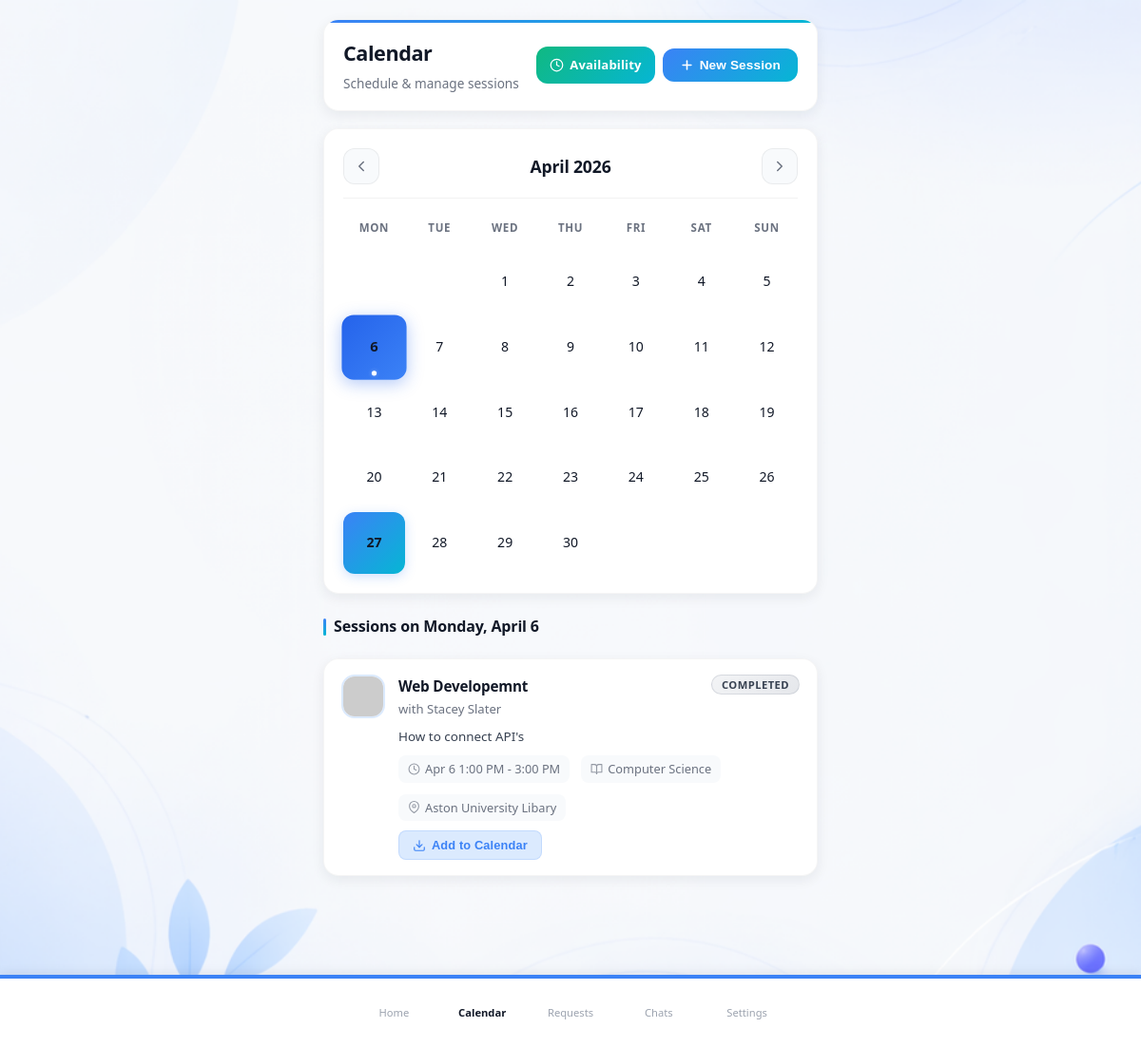
Page /pages/calendar.php?month=4&year=2026&day=6 (signed in) on the committed database.
### tables this page shows
CREATE TABLE `sessions` (
  `id` int(11) NOT NULL,
  `student_id` int(11) NOT NULL,
  `mentor_id` int(11) NOT NULL,
  `subject_id` int(11) NOT NULL,
  `title` varchar(255) DEFAULT NULL,
  `description` text DEFAULT NULL,
  `location` varchar(255) DEFAULT NULL,
  `session_date` date NOT NULL,
  `start_time` time NOT NULL,
  `end_time` time DEFAULT NULL,
  `status` enum('pending','confirmed','completed','cancelled') DEFAULT 'pending',
  `proposed_by` int(11) DEFAULT NULL,
  `created_at` timestamp NOT NULL DEFAULT current_timestamp()
);

CREATE TABLE `users` (
  `id` int(11) NOT NULL,
  `first_name` varchar(100) NOT NULL,
  `last_name` varchar(100) NOT NULL,
  `phone` varchar(20) DEFAULT NULL,
  `email` varchar(150) NOT NULL,
  `password` varchar(255) NOT NULL,
  `role` enum('student','mentor','admin') NOT NULL,
  `created_at` timestamp NOT NULL DEFAULT current_timestamp(),
  `profile_picture` varchar(255) DEFAULT NULL,
  `oauth_provider` varchar(20) DEFAULT NULL,
  `oauth_id` varchar(255) DEFAULT NULL
);

CREATE TABLE `subjects` (
  `id` int(11) NOT NULL,
  `name` varchar(100) NOT NULL
);

### pages/calendar.php (the view, shortened to what the rows shown need)
<?php
require_once '../includes/db.php';
$user_id   = (int)$_SESSION['user_id'];
$user_role = $_SESSION['role'] ?? 'student';
function get_session_end_datetime(array $session): ?DateTimeImmutable
{
    $sessionDate = trim((string)($session['session_date'] ?? ''));
    $endTime = trim((string)($session['end_time'] ?? ''));
    try {
        return new DateTimeImmutable($sessionDate . ' ' . $endTime);
    } catch (Exception $e) {
        return null;
    }
}
function session_has_ended(array $session): bool
{
    $sessionEnd = get_session_end_datetime($session);
    return $sessionEnd <= new DateTimeImmutable();
}
$partner       = null;
$mentor_db_id  = null;
$student_db_id = null;
if ($user_role === 'student') {
    $stmt = $pdo->prepare('SELECT student_id, mentor_id FROM students WHERE user_id = ? LIMIT 1');
    $stmt->execute([$user_id]);
    $studentRow = $stmt->fetch(PDO::FETCH_ASSOC);
    if ($studentRow) {
        $student_db_id = (int)$studentRow['student_id'];
        if (!empty($studentRow['mentor_id'])) {
            $mentor_db_id = (int)$studentRow['mentor_id'];
            $stmt = $pdo->prepare('
                SELECT u.id AS user_id, u.first_name, u.last_name, u.profile_picture,
                       GROUP_CONCAT(DISTINCT s.name ORDER BY s.name SEPARATOR ", ") AS subjects
                FROM mentor_profiles mp
                JOIN users u ON u.id = mp.user_id
                LEFT JOIN mentor_subjects ms ON ms.mentor_id = mp.mentor_id
                LEFT JOIN subjects s ON s.id = ms.subject_id
                WHERE mp.mentor_id = ?
                GROUP BY u.id
            ');
            $stmt->execute([$mentor_db_id]);
            $partner = $stmt->fetch(PDO::FETCH_ASSOC);
            $stmt = $pdo->prepare('
                SELECT s.id, s.name
                FROM mentor_subjects ms
                JOIN subjects s ON s.id = ms.subject_id
                WHERE ms.mentor_id = ?
                ORDER BY s.name
            ');
            $stmt->execute([$mentor_db_id]);
            $subjects = $stmt->fetchAll(PDO::FETCH_ASSOC);
        }
    }
} else {
    $stmt = $pdo->prepare('SELECT mentor_id FROM mentor_profiles WHERE user_id = ? LIMIT 1');
    $stmt->execute([$user_id]);
    $mentor_db_id = (int)($stmt->fetchColumn() ?: 0);
    if ($mentor_db_id > 0) {
        $stmt = $pdo->prepare('
            SELECT s.id, s.name
            FROM mentor_subjects ms
            JOIN subjects s ON s.id = ms.subject_id
            WHERE ms.mentor_id = ?
            ORDER BY s.name
        ');
        $stmt->execute([$mentor_db_id]);
    }
}
$cal_month = (int)($_GET['month'] ?? date('n'));
$cal_year  = (int)($_GET['year'] ?? date('Y'));
$selected_day = ($_GET['day'] ?? null);
$first_of_month = mktime(0, 0, 0, $cal_month, 1, $cal_year);
$month_name     = date('F Y', $first_of_month);
$days_in_month  = (int)date('t', $first_of_month);
$month_start = sprintf('%04d-%02d-01', $cal_year, $cal_month);
$month_end   = sprintf('%04d-%02d-%02d', $cal_year, $cal_month, $days_in_month);
$sessions = [];
try {
    if ($user_role === 'student' && $student_db_id) {
        $stmt = $pdo->prepare('
            SELECT se.*, sub.name AS subject_name,
                   u.first_name, u.last_name, u.profile_picture
            FROM sessions se
            LEFT JOIN subjects sub ON sub.id = se.subject_id
            LEFT JOIN users u ON u.id = (SELECT user_id FROM mentor_profiles WHERE mentor_id = se.mentor_id LIMIT 1)
            WHERE se.student_id = ?
              AND se.session_date BETWEEN ? AND ?
            ORDER BY se.session_date ASC, se.start_time ASC
        ');
        $stmt->execute([$student_db_id, $month_start, $month_end]);
    } elseif ($user_role === 'mentor' && $mentor_db_id) {
        $stmt = $pdo->prepare('
            SELECT se.*, sub.name AS subject_name,
                   u.first_name, u.last_name, u.profile_picture
            FROM sessions se
            LEFT JOIN subjects sub ON sub.id = se.subject_id
            LEFT JOIN users u ON u.id = (SELECT user_id FROM students WHERE student_id = se.student_id LIMIT 1)
            WHERE se.mentor_id = ?
              AND se.session_date BETWEEN ? AND ?
            ORDER BY se.session_date ASC, se.start_time ASC
        ');
        $stmt->execute([$mentor_db_id, $month_start, $month_end]);
    }
    if (isset($stmt)) {
        $sessions = $stmt->fetchAll(PDO::FETCH_ASSOC);
    }
} catch (PDOException $e) {
    $sessions = [];
}
$sessions_by_date = [];
foreach ($sessions as $s) {
    $sessions_by_date[$s['session_date']][] = $s;
}
$selected_date_sessions = [];
if ($selected_day !== null) {
    $sel_date_str = sprintf('%04d-%02d-%02d', $cal_year, $cal_month, (int)$selected_day);
    $selected_date_sessions = $sessions_by_date[$sel_date_str] ?? [];
}
$paired_students = [];
if ($user_role === 'mentor' && $mentor_db_id > 0) {
    try {
        $stmt = $pdo->prepare('
            SELECT st.student_id, u.first_name, u.last_name
            FROM students st
            JOIN users u ON u.id = st.user_id
            WHERE st.mentor_id = ?
            ORDER BY u.first_name, u.last_name
        ');
        $stmt->execute([$mentor_db_id]);
        $paired_students = $stmt->fetchAll(PDO::FETCH_ASSOC);
    } catch (PDOException $e) {
        $paired_students = [];
    }
}
function render_session_card(array $s, int $user_id, string $user_role): string
{
    $name = trim(($s['first_name'] ?? '') . ' ' . ($s['last_name'] ?? ''));
    $fallback = 'https://ui-avatars.com/api/?name=' . urlencode($name) . '&background=3b82f6&color=fff&size=96';
    $avatar   = !empty($s['profile_picture']) ? '../' . ltrim($s['profile_picture'], '/') : $fallback;
    $badge_class = 'badge--' . $s['status'];
    $status_label = ucfirst($s['status']);
    $title = htmlspecialchars($s['title'] ?? 'Session');
    $with  = htmlspecialchars($name);
    $desc  = !empty($s['description']) ? '<p class="session-desc">' . htmlspecialchars($s['description']) . '</p>' : '';
    $date_fmt  = date('M j', strtotime($s['session_date']));
    $start_fmt = date('g:i A', strtotime($s['start_time']));
    $end_fmt   = !empty($s['end_time']) ? ' - ' . date('g:i A', strtotime($s['end_time'])) : '';
    $subject   = !empty($s['subject_name']) ? htmlspecialchars($s['subject_name']) : '';
    $location  = !empty($s['location']) ? htmlspecialchars($s['location']) : '';
    $is_pending   = $s['status'] === 'pending';
    $is_confirmed = $s['status'] === 'confirmed';
    $actions = '';
    $export_btn = '';
    if (in_array($s['status'], ['confirmed', 'completed'], true)) {
        $export_btn = '
        <div class="cal-export-wrap">
            <button type="button" class="btn-sm btn-export" onclick="toggleCalExport(this)" title="Add to external calendar">
                <svg viewBox="0 0 24 24" fill="none" stroke="currentColor" stroke-width="2" stroke-linecap="round" stroke-linejoin="round" style="width:14px;height:14px"><path d="M21 15v4a2 2 0 0 1-2 2H5a2 2 0 0 1-2-2v-4"/><polyline points="7 10 12 15 17 10"/><line x1="12" y1="15" x2="12" y2="3"/></svg>
                Add to Calendar
            </button>
            <div class="cal-export-menu" style="display:none">
                <button type="button" onclick="exportToGoogle(this)">
                    <svg viewBox="0 0 24 24" width="16" height="16" fill="none" stroke="currentColor" stroke-width="2"><rect x="3" y="4" width="18" height="18" rx="2"/><line x1="16" y1="2" x2="16" y2="6"/><line x1="8" y1="2" x2="8" y2="6"/><line x1="3" y1="10" x2="21" y2="10"/></svg>
                    Google Calendar
                </button>
                <button type="button" onclick="exportToOutlook(this)">
                    <svg viewBox="0 0 24 24" width="16" height="16" fill="none" stroke="currentColor" stroke-width="2"><rect x="3" y="4" width="18" height="18" rx="2"/><line x1="16" y1="2" x2="16" y2="6"/><line x1="8" y1="2" x2="8" y2="6"/><line x1="3" y1="10" x2="21" y2="10"/></svg>
                    Outlook / Office 365
                </button>
                <button type="button" onclick="downloadICS(this)">
                    <svg viewBox="0 0 24 24" width="16" height="16" fill="none" stroke="currentColor" stroke-width="2"><path d="M21 15v4a2 2 0 0 1-2 2H5a2 2 0 0 1-2-2v-4"/><polyline points="7 10 12 15 17 10"/><line x1="12" y1="15" x2="12" y2="3"/></svg>
                    Download .ics
                </button>
            </div>
        </div>';
    }
    $avatar_html = '<img src="' . htmlspecialchars($avatar) . '" alt="' . $with . '" class="session-avatar" onerror="this.onerror=null;this.src=\'' . htmlspecialchars($fallback) . '\'">';
    $meta_items = '<span class="session-meta-item">
        <svg viewBox="0 0 24 24" fill="none" stroke="currentColor" stroke-width="2" stroke-linecap="round" stroke-linejoin="round"><circle cx="12" cy="12" r="10"/><polyline points="12 6 12 12 16 14"/></svg>
        ' . $date_fmt . ' ' . $start_fmt . $end_fmt . '
    </span>';
    if ($subject !== '') {
        $meta_items .= '<span class="session-meta-item">
            <svg viewBox="0 0 24 24" fill="none" stroke="currentColor" stroke-width="2" stroke-linecap="round" stroke-linejoin="round"><path d="M2 3h6a4 4 0 0 1 4 4v14a3 3 0 0 0-3-3H2z"/><path d="M22 3h-6a4 4 0 0 0-4 4v14a3 3 0 0 1 3-3h7z"/></svg>
            ' . $subject . '
        </span>';
    }
    if ($location !== '') {
        $meta_items .= '<span class="session-meta-item">
            <svg viewBox="0 0 24 24" fill="none" stroke="currentColor" stroke-width="2" stroke-linecap="round" stroke-linejoin="round"><path d="M21 10c0 7-9 13-9 13s-9-6-9-13a9 9 0 0 1 18 0z"/><circle cx="12" cy="10" r="3"/></svg>
            ' . $location . '
        </span>';
    }
    return '
    <div class="session-card"
         data-cal-title="' . $title . '"
         data-cal-date="' . htmlspecialchars($s['session_date']) . '"
         data-cal-start="' . htmlspecialchars($s['start_time']) . '"
         data-cal-end="' . htmlspecialchars($s['end_time'] ?? '') . '"
         data-cal-desc="' . htmlspecialchars(($s['description'] ?? '') . ' — with ' . $name) . '"
         data-cal-location="' . $location . '"
         data-cal-subject="' . $subject . '">
        ' . $avatar_html . '
        <div class="session-body">
            <div class="session-top">
                <div>
                    <p class="session-title">' . $title . '</p>
                    <p class="session-with">with ' . $with . '</p>
                </div>
                <span class="badge ' . $badge_class . '">' . $status_label . '</span>
            </div>
            ' . $desc . '
            <div class="session-meta">' . $meta_items . '</div>
            ' . $actions . '
            ' . $export_btn . '
        </div>
    </div>';
}
?>
<!DOCTYPE html>
<html lang="en">
<head>
    <link rel="stylesheet" href="../assets/css/styles.css">
    <link rel="stylesheet" href="../assets/css/calendar.css">
</head>
<body>
    <main class="cal-container">
        <div class="cal-wrapper">
            <div class="cal-header">
                <div>
                    <h1>Calendar</h1>
                </div>
            </div>
            <div class="cal-card">
                <div class="cal-nav">
                    <h2><?php echo $month_name; ?></h2>
                </div>
            </div>
            <?php if ($selected_day !== null): ?>
                <?php if (empty($selected_date_sessions)): ?>
                    <div class="cal-empty">
                        <svg viewBox="0 0 24 24" fill="none" stroke="currentColor" stroke-width="1.5" stroke-linecap="round" stroke-linejoin="round"><rect x="3" y="4" width="18" height="18" rx="2" ry="2"/><line x1="16" y1="2" x2="16" y2="6"/><line x1="8" y1="2" x2="8" y2="6"/><line x1="3" y1="10" x2="21" y2="10"/></svg>
                        <p>No sessions scheduled for this day</p>
                        <?php if (($user_role === 'student' && $partner) || ($user_role === 'mentor' && !empty($paired_students))): ?>
                            <button type="button" class="btn-new-session" onclick="document.getElementById('openModalBtn').click()">Schedule Session</button>
                        <?php endif; ?>
                    </div>
                <?php else: ?>
                    <?php foreach ($selected_date_sessions as $sess): ?>
                        <?php echo render_session_card($sess, $user_id, $user_role); ?>
                    <?php endforeach; ?>
                <?php endif; ?>
            <?php endif; ?>
        </div>
    </main>
</body>
</html>

### rows in the picture
sessions: title "Web Developemnt", users.first_name+last_name "Stacey Slater", status "COMPLETED", description "How to connect API's", session_date "Apr 6", start_time "1:00 PM", end_time "- 3:00 PM", subject.name "Computer Science", location "Aston University Libary", shows "Add to Calendar"

### other values in the picture
$wd "MON"
$wd "TUE"
$wd "WED"
$wd "THU"
$wd "FRI"
$wd "SAT"
$wd "SUN"
$item['label'] "Home"
$item['label'] "Calendar"
$item['label'] "Requests"
$item['label'] "Chats"
$item['label'] "Settings"
